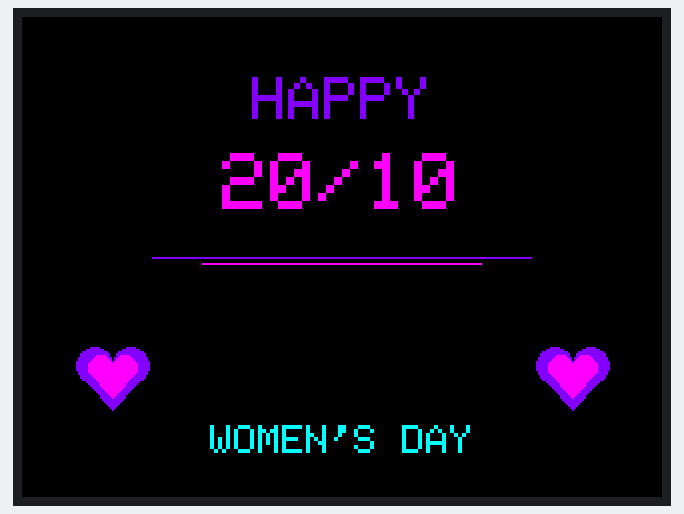
Simulated run of this program. Board: ESP32-S3. Shown: 320×240 colour display. Random numbers use the default seed unless the program sets one; what the program prints to the serial monitor is not drawn.

Above: at 0.6 s.
At 12.0 s:
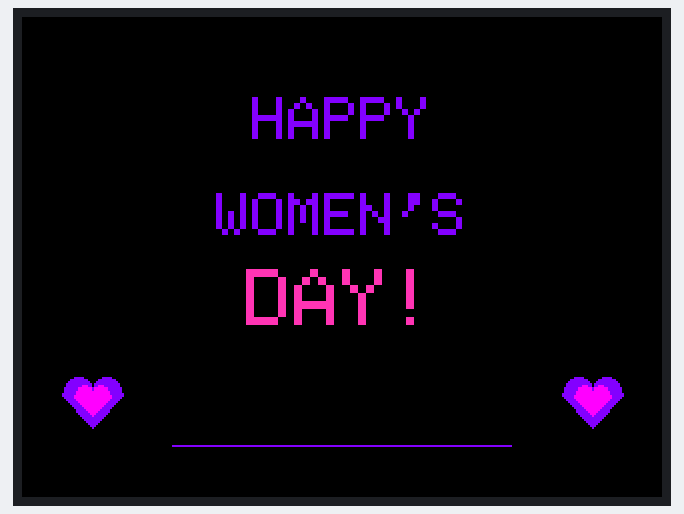
At 16.49 s:
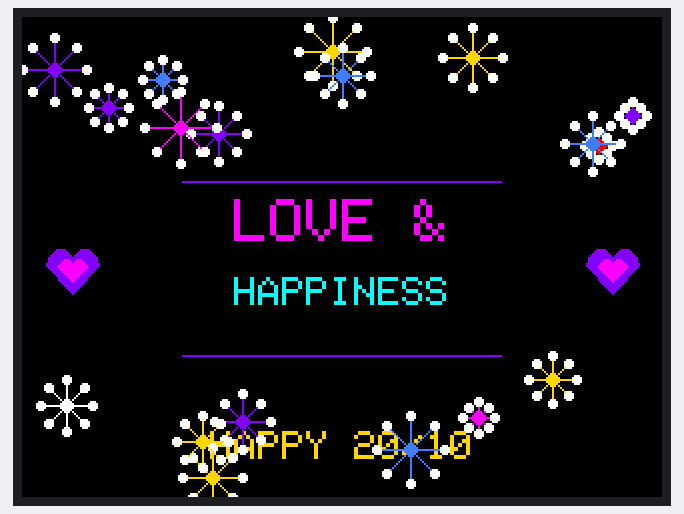
At 21.11 s:
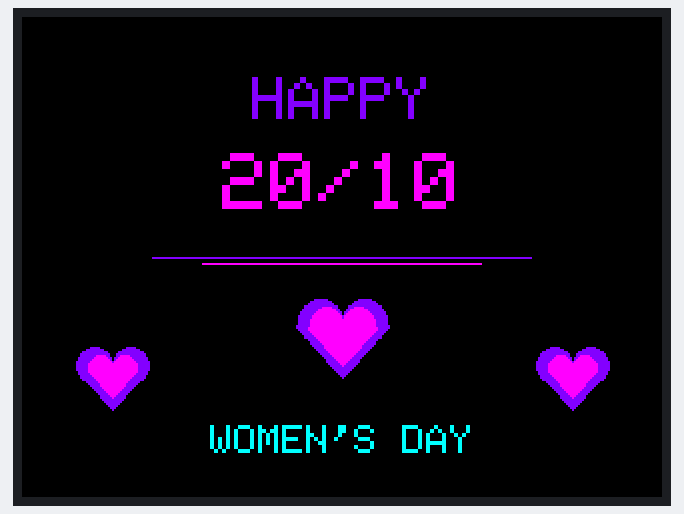
At 26.6 s:
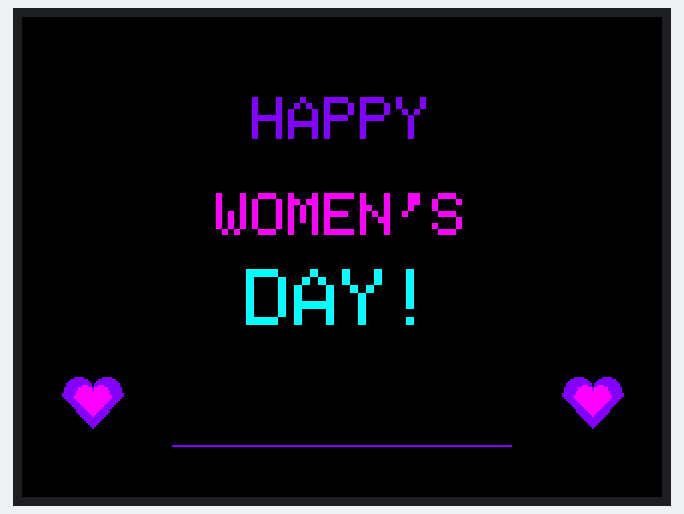
At 39.79 s:
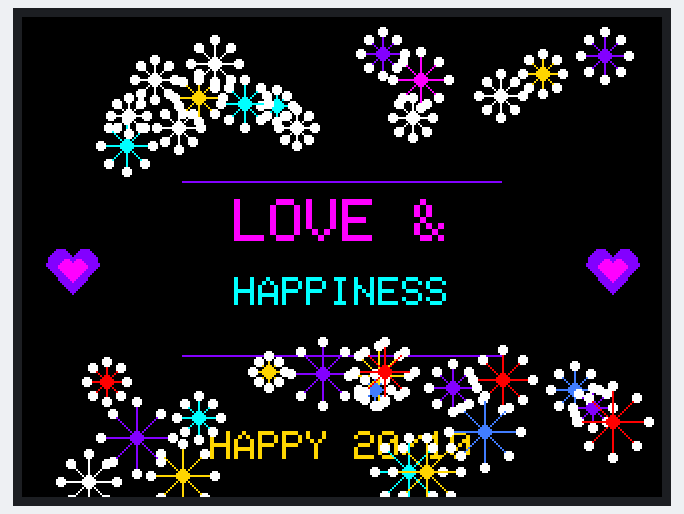

The program:

main.cpp
```cpp
#include <Arduino.h>
#include <SPI.h>
#include <Adafruit_GFX.h>
#include <Adafruit_ST7789.h>

// =============================================
// TFT CONFIGURATION — ESP32
// Landscape: 320 x 240
// =============================================
#define TFT_CS    10
#define TFT_DC     9
#define TFT_RST    8
#define TFT_MOSI  11
#define TFT_SCLK  12

Adafruit_ST7789 tft(TFT_CS, TFT_DC, TFT_RST);

// =============================================
// RGB565 NEON COLORS
// =============================================
const uint16_t BG_BLACK  = 0x0000;
const uint16_t NEON_PINK = 0xF81F;
const uint16_t HOT_PINK  = 0xF9B6;
const uint16_t NEON_PURPLE = 0x801F;
const uint16_t NEON_CYAN = 0x07FF;
const uint16_t NEON_BLUE = 0x43FF;
const uint16_t GOLD      = 0xFEA0;
const uint16_t WHITE     = 0xFFFF;
const uint16_t RED       = 0xF800;
const uint16_t YELLOW    = 0xFFE0;
const uint16_t GREEN     = 0x07E0;

// =============================================
// STATE MACHINE
// =============================================
const unsigned long TOTAL_DURATION = 20000UL;
const unsigned long PHASE1_END = 6000UL;
const unsigned long PHASE2_END = 12000UL;

const unsigned long HEART_INTERVAL = 450UL;
const unsigned long TEXT_INTERVAL  = 300UL;
const unsigned long FIREWORK_INTERVAL = 220UL;

unsigned long animationStart = 0;
unsigned long lastEffect = 0;

int currentPhase = -1;
bool effectOn = false;

// =============================================
// HELPER: CENTER TEXT HORIZONTALLY
// Uses the built-in Adafruit GFX font
// =============================================
void drawCenteredText(const char *text,
                      int16_t y,
                      uint8_t size,
                      uint16_t color) {
  int16_t x1, y1;
  uint16_t w, h;

  tft.setFont();
  tft.setTextSize(size);
  tft.getTextBounds(text, 0, y, &x1, &y1, &w, &h);

  int16_t x = (320 - (int16_t)w) / 2 - x1;

  tft.setTextColor(color);
  tft.setCursor(x, y);
  tft.print(text);
}

// =============================================
// HEART: FILLED NEON-STYLE HEART
// x,y = center of heart
// =============================================
void drawHeart(int16_t x, int16_t y,
               int16_t s, uint16_t color) {
  // Two rounded lobes
  tft.fillCircle(x - s / 2, y - s / 4, s / 2, color);
  tft.fillCircle(x + s / 2, y - s / 4, s / 2, color);

  // Lower point
  tft.fillTriangle(
    x - s, y - s / 6,
    x + s, y - s / 6,
    x,     y + s,
    color
  );
}

// =============================================
// NEON HEART: LAYERED COLOR EFFECT
// =============================================
void drawNeonHeart(int16_t x, int16_t y, int16_t s) {
  drawHeart(x, y, s + 6, NEON_PURPLE);
  drawHeart(x, y, s, NEON_PINK);
}

// =============================================
// PHASE 0: INTRO
// 0–6 seconds
// =============================================
void drawPhase0() {
  tft.fillScreen(BG_BLACK);

  drawCenteredText("HAPPY", 30, 3, NEON_PURPLE);
  drawCenteredText("20/10", 68, 4, NEON_PINK);

  // Decorative neon lines
  tft.drawFastHLine(65, 120, 190, NEON_PURPLE);
  tft.drawFastHLine(90, 123, 140, NEON_PINK);

  // Static decorations
  drawNeonHeart(45, 178, 12);
  drawNeonHeart(275, 178, 12);

  drawCenteredText("WOMEN'S DAY", 204, 2, NEON_CYAN);
}

// =============================================
// PHASE 1: COLOR-CHANGING MESSAGE
// 6–12 seconds
// =============================================
void drawPhase1() {
  tft.fillScreen(BG_BLACK);

  drawCenteredText("HAPPY", 40, 3, NEON_PURPLE);

  // Reserve this region for changing text
  tft.fillRect(0, 82, 320, 100, BG_BLACK);

  drawCenteredText("WOMEN'S", 88, 3, NEON_PINK);
  drawCenteredText("DAY!", 126, 4, NEON_CYAN);

  // Small decorative hearts
  drawNeonHeart(35, 190, 9);
  drawNeonHeart(285, 190, 9);

  tft.drawFastHLine(75, 214, 170, NEON_PURPLE);
}

// =============================================
// FIREWORK BURST
// Fireworks stay outside the central text area
// =============================================
void drawFirework(int16_t cx, int16_t cy,
                  uint16_t color, int16_t radius) {
  // Eight rays
  for (int i = 0; i < 8; i++) {
    float angle = i * 0.785398f;

    int16_t x2 = cx + (int16_t)(cosf(angle) * radius);
    int16_t y2 = cy + (int16_t)(sinf(angle) * radius);

    tft.drawLine(cx, cy, x2, y2, color);

    // Spark at ray tip
    tft.fillCircle(x2, y2, 2, WHITE);
  }

  // Bright center
  tft.fillCircle(cx, cy, 3, color);
}

// =============================================
// PHASE 2: FIREWORKS + FINAL MESSAGE
// 12–20 seconds
// =============================================
void drawPhase2() {
  tft.fillScreen(BG_BLACK);

  drawCenteredText("LOVE &", 91, 3, NEON_PINK);
  drawCenteredText("HAPPINESS", 130, 2, NEON_CYAN);

  // Decorative borders around the message
  tft.drawFastHLine(80, 82, 160, NEON_PURPLE);
  tft.drawFastHLine(80, 169, 160, NEON_PURPLE);

  // Fixed corner hearts
  drawNeonHeart(25, 125, 7);
  drawNeonHeart(295, 125, 7);

  // Small footer
  drawCenteredText("HAPPY 20/10", 207, 2, GOLD);
}

// =============================================
// SELECT AND DRAW A NEW PHASE
// =============================================
void enterPhase(int phase, unsigned long now) {
  currentPhase = phase;
  lastEffect = now;
  effectOn = false;

  switch (currentPhase) {
    case 0:
      drawPhase0();
      break;

    case 1:
      drawPhase1();
      break;

    case 2:
      drawPhase2();
      break;
  }
}

// =============================================
// SETUP
// =============================================
void setup() {
  Serial.begin(115200);
  delay(200);

  // Explicit SPI pins
  SPI.begin(TFT_SCLK, -1, TFT_MOSI, TFT_CS);

  tft.init(240, 320);
  tft.setRotation(1);  // Landscape: 320 x 240
  tft.setTextWrap(false);
  tft.fillScreen(BG_BLACK);

  randomSeed((uint32_t)micros());

  animationStart = millis();

  enterPhase(0, animationStart);

  Serial.println("Neon 20/10 display started!");
}

// =============================================
// LOOP — NON-BLOCKING ANIMATION
// =============================================
void loop() {
  const unsigned long now = millis();

  // Modulo keeps the timeline repeating every 20 seconds
  const unsigned long elapsed =
      (now - animationStart) % TOTAL_DURATION;

  int newPhase;

  if (elapsed < PHASE1_END) {
    newPhase = 0;
  } else if (elapsed < PHASE2_END) {
    newPhase = 1;
  } else {
    newPhase = 2;
  }

  // Clear the screen only when entering a new phase
  if (newPhase != currentPhase) {
    enterPhase(newPhase, now);
  }

  // -------------------------------------------
  // PHASE 0: HEART BLINK
  // -------------------------------------------
  if (currentPhase == 0) {
    if (now - lastEffect >= HEART_INTERVAL) {
      lastEffect = now;
      effectOn = !effectOn;

      // Clear only the heart animation area
      tft.fillRect(90, 143, 140, 48, BG_BLACK);

      if (effectOn) {
        drawNeonHeart(160, 157, 17);
      } else {
        // Dim purple heart for a breathing effect
        drawHeart(160, 157, 17, NEON_PURPLE);
      }
    }
  }

  // -------------------------------------------
  // PHASE 1: ALTERNATING NEON TEXT COLORS
  // -------------------------------------------
  else if (currentPhase == 1) {
    if (now - lastEffect >= TEXT_INTERVAL) {
      lastEffect = now;
      effectOn = !effectOn;

      // Update only the text region
      tft.fillRect(0, 82, 320, 76, BG_BLACK);

      drawCenteredText(
        "WOMEN'S",
        88,
        3,
        effectOn ? NEON_PINK : NEON_PURPLE
      );

      drawCenteredText(
        "DAY!",
        126,
        4,
        effectOn ? NEON_CYAN : HOT_PINK
      );
    }
  }

  // -------------------------------------------
  // PHASE 2: FIREWORKS
  // -------------------------------------------
  else if (currentPhase == 2) {
    if (now - lastEffect >= FIREWORK_INTERVAL) {
      lastEffect = now;

      // Randomly choose upper or lower screen band
      int16_t x = random(12, 308);
      int16_t y;

      if (random(0, 2) == 0) {
        y = random(12, 65);
      } else {
        y = random(177, 234);
      }

      const uint16_t colors[] = {
        NEON_PINK,
        NEON_PURPLE,
        NEON_CYAN,
        NEON_BLUE,
        GOLD,
        RED,
        WHITE
      };

      uint16_t color = colors[random(0, 7)];
      int16_t radius = random(7, 19);

      drawFirework(x, y, color, radius);
    }
  }
}
```

Measured:
- what the display in image 3 shows lasts 0.4 s, from 20.9 s to 21.3 s
- what the display in image 4 shows lasts 0.6 s, from 26.5 s to 27.1 s
